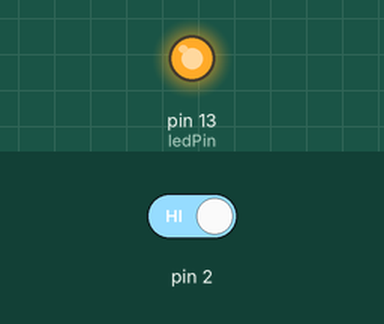
Bench run of a sketch on a simulated Arduino Uno, built with avr-gcc and run on an emulated ATmega328P. Parts: output pins drawn as LEDs (lit = HIGH). Inputs (shaded band) come from the test bench; at power-on: pin 2 HIGH. What the sketch prints to the serial monitor is not drawn.

Above: at 1.2 s.
1.3 s: pin 2 driven LOW
At 5.5 s:
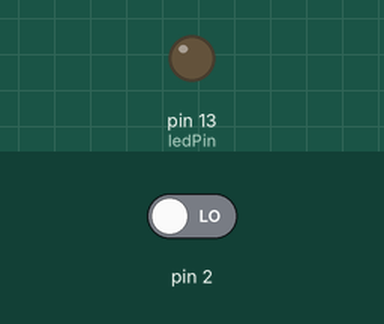
Timing chart, 0 to 18.0 s (numbered marks = the images above; inputs shaded):
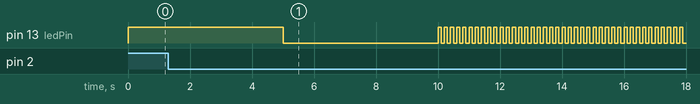

The sketch:

BlinkLed13.ino
```cpp
/*
 * BlinkLed13 = sketch 03_02_interrupt_flash
 * from Simon Monk - Progrmaming Arduino - Next Step, ch3
 *
 * 2016-0812 PePo
 */
int ledPin = 13;
volatile boolean flashFast = false;
volatile boolean isPrint = false;

void setup()
{
  Serial.begin(115200); //

  pinMode(ledPin, OUTPUT);
  attachInterrupt(0, stuffHapenned, FALLING);

  Serial.println("stuff will happen...");

}

void loop()
{
  int period = 5000;
  if (flashFast) period = 100;
  digitalWrite(ledPin, HIGH);
  delay(period);
  digitalWrite(ledPin, LOW);
  delay(period);

  // 2016-0812 added
  if (isPrint) {
    Serial.println("stuff had hapenned");
    isPrint = false; // reset
  }
}

void stuffHapenned()
{
  flashFast = ! flashFast;
  isPrint = true; //
}
```
